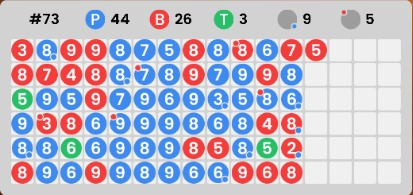
#> input picture path/bac.jpg, 413 x 195 px
$ python -i imageRead.py   (imports and definitions only)
#> lines starting #> are read from the running program, lines starting #| are printed output that depends on the picture; after the words box and inside, x2 and y2 are one past the last pixel; in counts of white or black regions, pixels touching at a corner belong together
import cv2
import numpy as np
import math


def image_read(path):
    # Load the input image
#> called with path = 'path/bac.jpg'
    image = cv2.imread(path)
#> image is the input picture: shape (195, 413, 3); mean B, G, R 204.7, 189.6, 193.2

    # Convert the image to grayscale
    gray = cv2.cvtColor(image, cv2.COLOR_BGR2GRAY)

    # Apply Gaussian blur to reduce noise
    blur = cv2.GaussianBlur(gray, (5, 5), 0)
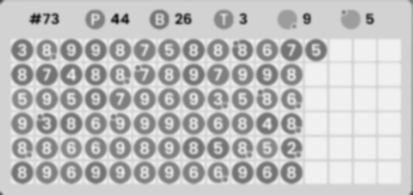
#> blur: shape (195, 413); min 29, max 241, mean 192.5

    # Detect circles using HoughCircles method
    circles = cv2.HoughCircles(
        blur,
        cv2.HOUGH_GRADIENT,
        1,
        20,
        param1=50,
        param2=30,
        minRadius=10,
        maxRadius=40,
    )
#> circles = 72 rows, first 8: [265.5, 97.5, 33.8], [238.5, 119.5, 31.6], [241.5, 84.5, 27.1], [144.5, 74.5, 23.8], [119.5, 74.5, 23.8], [123.5, 119.5, 24.8], [217.5, 49.5, 11], [266.5, 49.5, 11]
    one_color_circles = []

    if circles is not None:
        for circle in circles[0]:
            x, y, r = circle
            cropped_img = blur[int(y - r) : int(y + r), int(x - r) : int(x + r)]
            std = np.std(cropped_img)
            if std < 20:
                one_color_circles.append(circle)
#> this loop made 72 passes
#> (x, y, r, std) on passes 1 to 12: (265.5, 97.5, 33.8, 37.5), (238.5, 119.5, 31.6, 36.73), (241.5, 84.5, 27.1, 36.78), (144.5, 74.5, 23.8, 36.98), (119.5, 74.5, 23.8, 37.8), (123.5, 119.5, 24.8, 36.93), (217.5, 49.5, 11, 35.1), (266.5, 49.5, 11, 34.92), (46.5, 98.5, 11, 35.3), (95.5, 98.5, 11, 39), (144.5, 49.5, 11, 35.26), (46.5, 147.5, 11, 34.99)
#> pass 1, in image_read, `cropped_img = blur[int(y - r) : int(y + r), int(x - r) : int(x + r)]`:
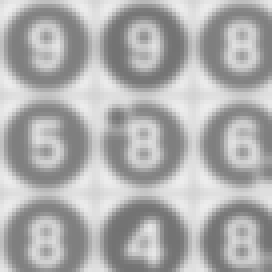
#> cropped_img: shape (68, 68) (shown 4 times larger); min 114, max 237, mean 173.6
#> after the loop:
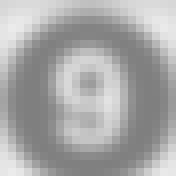
#> cropped_img: shape (22, 22) (shown 8 times larger); min 127, max 235, mean 168.1
#> after the loop, one_color_circles = []

    # If no circles are detected, exit the program
    if circles is None:
        print("No circles detected")
        exit()

    # Convert the (x, y) coordinates and radius of the circles to integers
    circles = np.round(circles[0, :]).astype("int")
#> circles = 72 rows, first 8: [266, 98, 34], [238, 120, 32], [242, 84, 27], [144, 74, 24], [120, 74, 24], [124, 120, 25], [218, 50, 11], [266, 50, 11]

    # Create a list to store the color and position of each circle
    circle_info = []

    # Loop through each detected circle
    for x, y, r in circles:
        # Extract the region of interest (ROI) within the circle
        roi = image[y - r : y + r, x - r : x + r]

        # Calculate the mean color of the ROI
        mean_color = cv2.mean(roi)

        # Identify the color of the circle based on the mean color
        if mean_color[0] > mean_color[1] and mean_color[0] > mean_color[2]:
            color = "p"
        elif mean_color[1] > mean_color[0] and mean_color[1] > mean_color[2]:
            color = "t"
        else:
            color = "b"

        # Add the color and position of the circle to the circle_info list
        if color == "p":  # blue circles
            circle_info.append((color, x, y))

            # Draw the circle and color label on the output image
            cv2.circle(image, (x, y), r, (0, 0, 0), 2)
            cv2.putText(
                image,
                color,
                (x - 20, y - 10),
                cv2.FONT_HERSHEY_SIMPLEX,
                0.6,
                (0, 0, 0),
                2,
            )
        elif color == "b":  # Red   circles
            circle_info.append((color, x, y))

            # Draw the circle and color label on the output image
            cv2.circle(image, (x, y), r, (0, 0, 0), 2)
            cv2.putText(
                image,
                color,
                (x - 20, y - 10),
                cv2.FONT_HERSHEY_SIMPLEX,
                0.6,
                (0, 0, 0),
                2,
            )
        elif color == "t":  # green  circles
            circle_info.append((color, x, y))

            # Draw the circle and color label on the output image
            cv2.circle(image, (x, y), r, (0, 0, 0), 2)
            cv2.putText(
                image,
                color,
                (x - 20, y - 10),
                cv2.FONT_HERSHEY_SIMPLEX,
                0.6,
                (0, 0, 0),
                2,
            )
#> this loop made 72 passes
#> (x, y, r, mean_color, color) on passes 1 to 12: (266, 98, 34, (201.6, 166.4, 170.5, 0), 'p'), (238, 120, 32, (198.1, 165.9, 151.7, 0), 'p'), (242, 84, 27, (174.5, 140.5, 127.4, 0), 'p'), (144, 74, 24, (231.3, 182.8, 146.3, 0), 'p'), (120, 74, 24, (179.5, 150, 151.4, 0), 'p'), (124, 120, 25, (213.5, 170.4, 143.7, 0), 'p'), (218, 50, 11, (233.7, 174.3, 126.5, 0), 'p'), (266, 50, 11, (232, 172.7, 124.9, 0), 'p'), (46, 98, 11, (233.4, 175.2, 128.2, 0), 'p'), (96, 98, 11, (104.7, 104.3, 205.7, 0), 'b'), (144, 50, 11, (182.4, 130.8, 90.56, 0), 'p'), (46, 148, 11, (234.1, 175.3, 128.3, 0), 'p')
#> color on passes 61 to 66: 'b', 'p', 'p', 'p', 'p', 'b'
#> pass 1, in image_read, `roi = image[y - r : y + r, x - r : x + r]`:
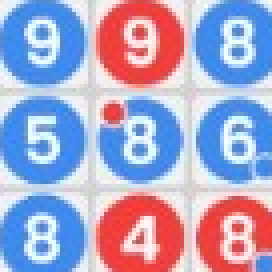
#> roi: shape (68, 68, 3) (shown 4 times larger); mean B, G, R 201.6, 166.4, 170.5
#> pass 2, in image_read, `roi = image[y - r : y + r, x - r : x + r]`:
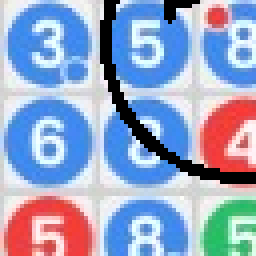
#> roi: shape (64, 64, 3) (shown 4 times larger); mean B, G, R 198.1, 165.9, 151.7
#> after the loop:
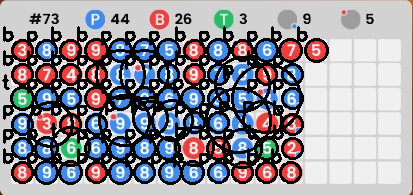
#> image: shape (195, 413, 3); mean B, G, R 153.3, 144.8, 146.7
#> after the loop:
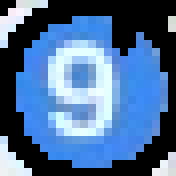
#> roi: shape (22, 22, 3) (shown 8 times larger); mean B, G, R 149.7, 108.8, 75.4
#> after the loop, circle_info = 72 items, first 6: ('p', 266, 98), ('p', 238, 120), ('p', 242, 84), ('p', 144, 74), ('p', 120, 74), ('p', 124, 120)

    # Sort the detected circles by their position (from left to right)
    circle_info = sorted(circle_info, key=lambda x: (x[1], x[2]))
#> circle_info = 72 items, first 6: ('b', 22, 50), ('b', 22, 74), ('t', 22, 98), ('p', 22, 124), ('p', 22, 148), ('b', 22, 172)

    num_circles_per_group = 6
    num_groups = len(circle_info) // num_circles_per_group
#> num_groups = 12

    for i in range(num_groups):
        start_index = i * num_circles_per_group
        end_index = start_index + num_circles_per_group
        group_circles = circle_info[start_index:end_index]

        # Calculate the average value of x for the group of circles
        group_x_sum = sum(circle[1] for circle in group_circles)
        group_x_avg = math.trunc(group_x_sum / num_circles_per_group)

        # Assign the average value of x to x for each circle in the group
        for j, (color, x, y) in enumerate(group_circles):
            circle_info[start_index + j] = (color, group_x_avg, y)
#> this loop made 12 passes
#> (group_x_sum, group_x_avg) on passes 1 to 12: (132, 22), (280, 46), (420, 70), (576, 96), (724, 120), (870, 145), (1014, 169), (1160, 193), (1308, 218), (1468, 244), (1620, 270), (1774, 295)

    circle_info = sorted(circle_info, key=lambda x: (x[1], x[2]))
    color_array = []

    # Print the color and position of each circle
    for i, (color, x, y) in enumerate(circle_info):
        color_array.append(color)
#> this loop made 72 passes
#> (color, x, y) on passes 1 to 12: ('b', 22, 50), ('b', 22, 74), ('t', 22, 98), ('p', 22, 124), ('p', 22, 148), ('b', 22, 172), ('p', 46, 50), ('b', 46, 74), ('p', 46, 98), ('b', 46, 124), ('p', 46, 148), ('p', 46, 172)
#> after the loop, color_array = 72 items, first 6: 'b', 'b', 't', 'p', 'p', 'b'
    color_string = "".join(str(color) for color in color_array)
    # cv2.imshow("Output", image)
    return color_string

>>> result = image_read('path/bac.jpg')
